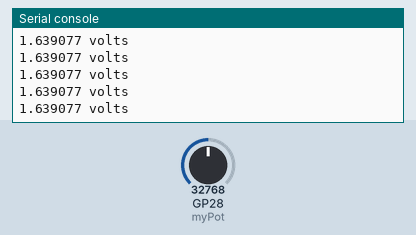
Bench run of a program on a simulated Raspberry Pi Pico running MicroPython. On the bench: the last lines printed to the serial console. The inputs (shaded band) are chosen by the test bench; at power-on: GP28 (myPot) = 32768 (analog values on the 0–65535 scale).

Above: at 1.2 s.
1.3 s: GP28 (myPot) set to 45874
At 1.31 s:
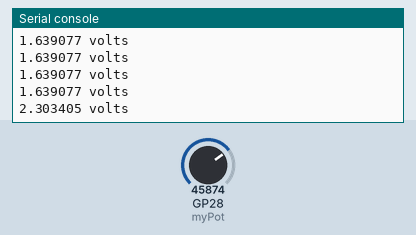
2.8 s: GP28 (myPot) set to 57670
At 2.81 s:
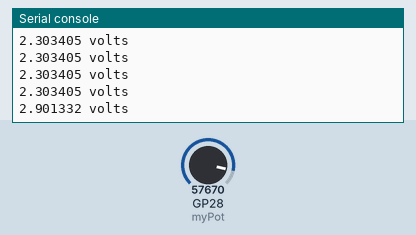
Timing chart, 0 to 5.8 s (numbered marks = the images above; inputs shaded):
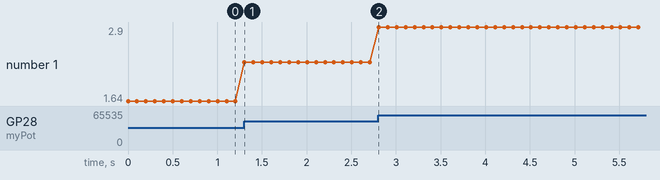

Measured:
- after the input at 1.3 s, the serial console: prints a new line at once (image 1)
- after the input at 2.8 s, the serial console: prints a new line at once (image 2)
- plotted number 1: 1.64 → 2.3 after the input at 1.3 s, 2.3 → 2.9 after the input at 2.8 s

The program:

lesson5_1.py
```python
import machine
from time import sleep

potPin = 28
myPot = machine.ADC(potPin)


while True:
    potVal = myPot.read_u16()
    formula = (3.3/65103)*potVal - ((432*3.3)/65103) #formula for voltage (maxVolts / maxVal for binary)*potVal - (minVal*maxVolts)/maxVal for binary
    print(formula,"volts")
    sleep(.1)
```
